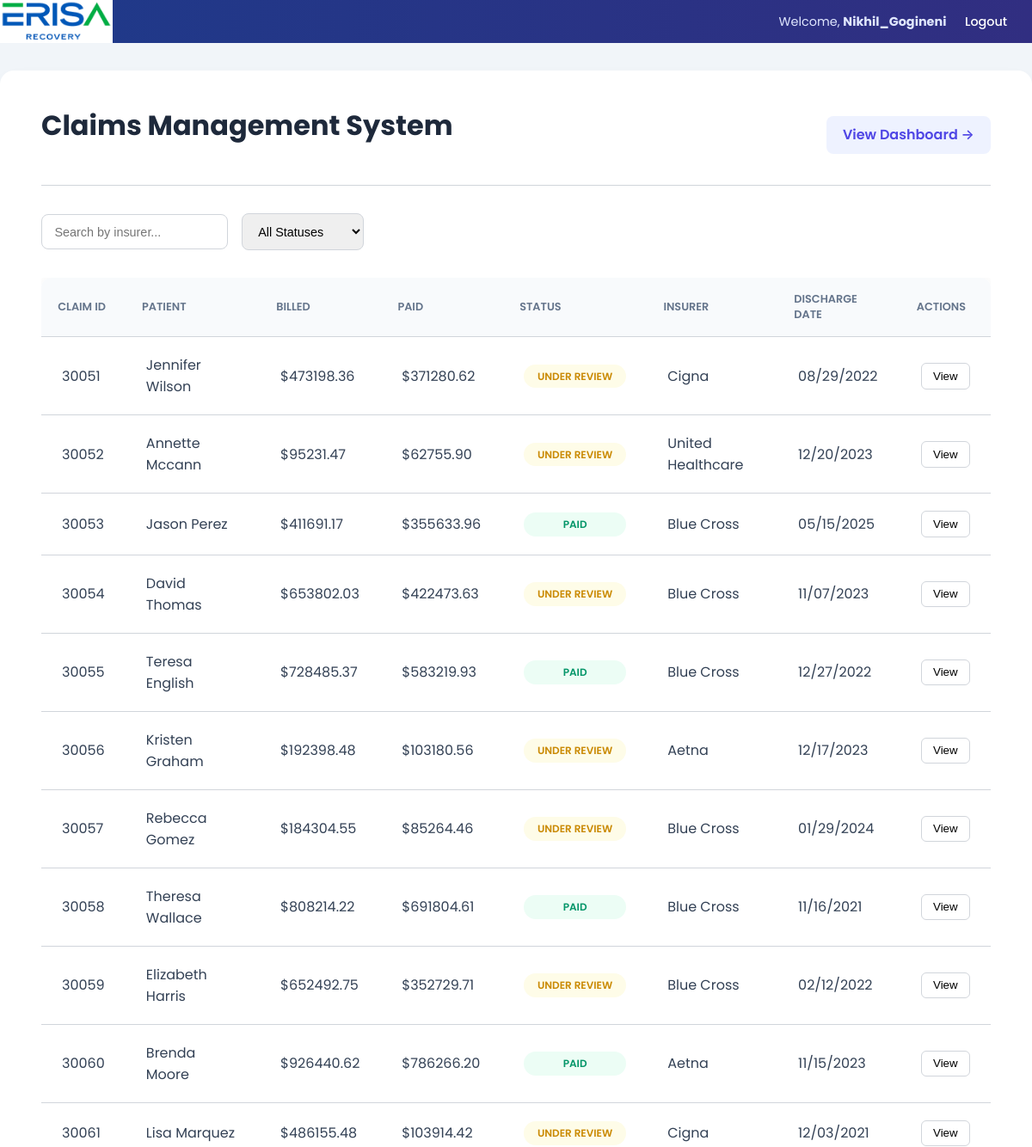
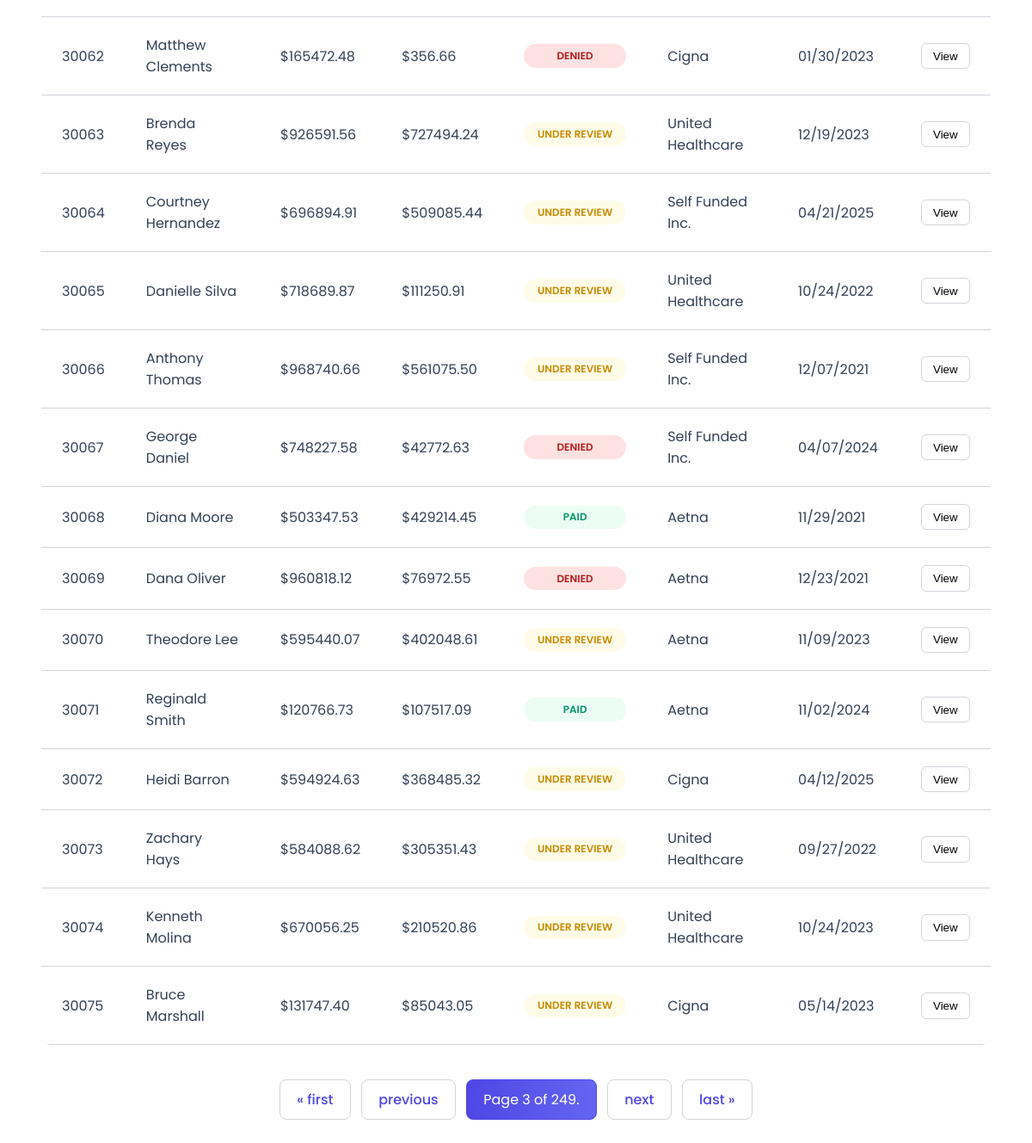
The app's page /?page=3&status=&insurer= (signed in) with its own data (2 pictures, top to bottom).
### claims/models.py (models this page shows, shortened)
class Claim(models.Model):
    patient_name = models.CharField(max_length=255)
    billed_amount = models.DecimalField(max_digits=10, decimal_places=2)
    paid_amount = models.DecimalField(max_digits=10, decimal_places=2)
    status = models.CharField(max_length=50)
    insurer_name = models.CharField(max_length=255)
    discharge_date = models.DateField()
    is_flagged = models.BooleanField(default=False)

### claims/views.py (the view)
# urls.py: path('', views.claim_list_view, name='claim_list'),
@login_required
def claim_list_view(request):
    query_status = request.GET.get('status', '')
    query_insurer = request.GET.get('insurer', '')
    claims_list = Claim.objects.all().order_by('id')
    if query_status:
        claims_list = claims_list.filter(status__iexact=query_status)
    if query_insurer:
        claims_list = claims_list.filter(insurer_name__icontains=query_insurer)
    paginator = Paginator(claims_list, 25)
    page_number = request.GET.get('page')
    claims_page = paginator.get_page(page_number)
    context = {
        'claims_page': claims_page,
        'selected_status': query_status,
        'selected_insurer': query_insurer
    }
    if 'HX-Request' in request.headers:
        return render(request, 'claims/partials/claim_results.html', context)
    context['statuses'] = Claim.objects.values_list('status', flat=True).distinct()
    context['insurers'] = Claim.objects.values_list('insurer_name', flat=True).distinct()
    return render(request, 'claims/claim_list.html', context)

### claims/templates/claims/claim_list.html (shortened to what this page needs)
{% extends 'claims/base.html' %}
{% block content %}
<div class="container">
    <div class="header-nav">
        <h1>Claims Management System</h1>
        <a href="{% url 'dashboard' %}" class="nav-link">View Dashboard &rarr;</a>
    </div>
    <div class="filter-form">
        <input type="text" name="insurer" placeholder="Search by insurer..." value="{{ selected_insurer }}"
               hx-get="{% url 'claim_list' %}"
               hx-trigger="keyup changed delay:500ms"
               hx-target="#results-container"
               hx-swap="innerHTML"
               hx-include="[name='status']">
        <select name="status"
                hx-get="{% url 'claim_list' %}"
                hx-trigger="change"
                hx-target="#results-container"
                hx-swap="innerHTML"
                hx-include="[name='insurer']">
            <option value="">All Statuses</option>
        </select>
    </div>
    <div id="results-container">
        {% include 'claims/partials/claim_results.html' %}
    </div>
</div>
{% endblock %}

### claims/templates/claims/base.html (shortened to what this page needs)
{% load static %}
<!DOCTYPE html>
<html lang="en">
<head>
    <link rel="stylesheet" href="{% static 'css/styles.css' %}">
</head>
<body>
    {% block user_bar %}
    <div class="user-bar">
        <a href="{% url 'claim_list' %}" class="logo-link">
            <img src="{% static 'images/company_logo.png' %}" alt="ERISA Recovery Logo" class="company-logo">
        </a>
        <div class="user-info">
        {% if user.is_authenticated %}
            <span>Welcome, <strong>{{ user.username }}</strong></span>
            <form action="{% url 'logout' %}" method="post" style="display: inline;">
                <button type="submit" class="link-button">Logout</button>
            </form>
        {% else %}
            <a href="{% url 'login' %}">Login</a>
            <a href="{% url 'signup' %}">Sign Up</a>
        {% endif %}
        </div>
    </div>
    {% endblock user_bar %}
    {% block content %}{% endblock %}
</body>
</html>

### claims/templates/claims/partials/claim_results.html (shortened to what this page needs)
<div class="table-container">
    <table class="claims-table" x-data="{ openClaimId: null }">
        <thead>
            <tr>
                <th>Claim ID</th>
                <th>Patient</th>
                <th>Billed</th>
                <th>Paid</th>
                <th>Status</th>
                <th>Insurer</th>
                <th>Discharge Date</th>
                <th>Actions</th>
            </tr>
        </thead>
        <tbody>
            {% for claim in claims_page %}
            <tr class="claim-row">
                <td>{{ claim.id }}</td>
                <td>{{ claim.patient_name }}</td>
                <td>${{ claim.billed_amount }}</td>
                <td>${{ claim.paid_amount }}</td>
                <td>
                    <span class="status status-{{ claim.status|slugify }}">{{ claim.status }}</span>
                </td>
                <td>{{ claim.insurer_name }}</td>
                <td>{{ claim.discharge_date|date:"m/d/Y" }}</td>
                <td>
                    <button
                        hx-get="{% url 'claim_detail' claim.pk %}"
                        hx-target="#details-content-{{ claim.id }}"
                        hx-swap="innerHTML"
                        @click="openClaimId = (openClaimId === {{ claim.id }} ? null : {{ claim.id }})">
                        View
                    </button>
                </td>
            </tr>
            {% empty %}
            <tr>
                <td colspan="8">No claims found.</td>
            </tr>
            {% endfor %}
        </tbody>
    </table>
</div>
<div class="pagination">
    <span class="step-links">
        {% if claims_page.has_previous %}
            <a href="?page=1&status={{ selected_status }}&insurer={{ selected_insurer }}">&laquo; first</a>
            <a href="?page={{ claims_page.previous_page_number }}&status={{ selected_status }}&insurer={{ selected_insurer }}">previous</a>
        {% endif %}
        <span class="current">
            Page {{ claims_page.number }} of {{ claims_page.paginator.num_pages }}.
        </span>
        {% if claims_page.has_next %}
            <a href="?page={{ claims_page.next_page_number }}&status={{ selected_status }}&insurer={{ selected_insurer }}">next</a>
            <a href="?page={{ claims_page.paginator.num_pages }}&status={{ selected_status }}&insurer={{ selected_insurer }}">last &raquo;</a>
        {% endif %}
    </span>
</div>

### static/css/styles.css (style rules this page uses)
:root { --primary-color: #4f46e5; --primary-hover: #4338ca; --secondary-color: #10b981; --border-color: #d1d5db; --background-color: #f1f5f9; --text-color: #334155; --text-muted: #64748b; --header-bg: #ffffff; --danger-color: #ef4444; --status-paid-bg: #ecfdf5; --status-paid-text: #059669; --status-denied-bg: #fee2e2; --status-denied-text: #b91c1c; --status-under-review-bg: #fefce8; --status-under-review-text: #ca8a04; }
body { font-family: 'Poppins', -apple-system, BlinkMacSystemFont, "Segoe UI", Roboto, "Helvetica Neue", Arial, sans-serif; background-color: var(--background-color); color: var(--text-color); margin: 0; }
.user-bar { background: linear-gradient(90deg, #1e3a8a, #312e81); color: #e0e7ff; font-size: 0.9em; display: flex; justify-content: space-between; align-items: center; }
.user-info { display: flex; align-items: center; gap: 1.5em; padding-right: 2em; }
.user-bar a, .link-button { color: #ffffff; font-weight: 500; text-decoration: none; transition: color 0.2s; }
.link-button { background: none; border: none; cursor: pointer; padding: 0; font-size: inherit; font-family: inherit; }
.container { max-width: 1400px; margin: 2em auto; background-color: var(--header-bg); border-radius: 16px; box-shadow: 0 10px 25px -5px rgba(0,0,0,0.07), 0 4px 6px -2px rgba(0,0,0,0.05); padding: 2.5em 3em; }
a { color: var(--primary-color); text-decoration: none; font-weight: 500; }
.header-nav { display: flex; justify-content: space-between; align-items: center; margin-bottom: 2em; padding-bottom: 1.5em; border-bottom: 1px solid var(--border-color); }
h1, h2, h3, h4 { margin-top: 0; color: #1e293b; }
h1 { font-size: 2em; font-weight: 700; }
.nav-link { font-weight: 600; padding: 0.6em 1.2em; border-radius: 8px; transition: background-color 0.2s; background-color: #eef2ff; color: var(--primary-color); }
.filter-form { display: flex; gap: 1em; align-items: center; margin-bottom: 2em; }
.filter-form input, .filter-form select { font-size: 0.9em; padding: 0.8em 1em; border-radius: 8px; border: 1px solid var(--border-color); }
.claims-table { width: 100%; border-collapse: collapse; border-radius: 12px; overflow: hidden; box-shadow: 0 0 15px rgba(0,0,0,0.05); }
.claims-table th, .claims-table td { padding: 1.25em 1.5em; text-align: left; border-bottom: 1px solid var(--border-color); }
.claims-table th { background-color: #f8fafc; font-weight: 600; font-size: 0.8em; text-transform: uppercase; color: var(--text-muted); }
.claims-table button { background-color: #fff; border: 1px solid var(--border-color); padding: 0.5em 1em; border-radius: 6px; cursor: pointer; font-weight: 500; transition: all 0.2s; }
.status { display: inline-block; padding: 0.4em 0.8em; font-size: 0.75em; font-weight: 600; border-radius: 9999px; text-transform: uppercase; min-width: 100px; text-align: center; }
.status-paid { background-color: var(--status-paid-bg); color: var(--status-paid-text); }
.status-denied { background-color: var(--status-denied-bg); color: var(--status-denied-text); }
.status-under-review { background-color: var(--status-under-review-bg); color: var(--status-under-review-text); }
.pagination { margin-top: 2.5em; text-align: center; }
.pagination a, .pagination .current { display: inline-block; padding: 0.6em 1.2em; margin: 0 0.25em; border-radius: 8px; text-decoration: none; color: var(--primary-color); border: 1px solid var(--border-color); transition: all 0.2s; }
.pagination .current { background: linear-gradient(90deg, var(--primary-color), #6366f1); color: white; border-color: var(--primary-color); }
.table-container { width: 100%; overflow-x: auto; }
.company-logo { height: 50px; width: auto; display: block; }

### records on screen
Claim: id "30051", patient_name "Jennifer Wilson", billed_amount "473198.36", paid_amount "371280.62", status "UNDER REVIEW", insurer_name "Cigna", discharge_date "08/29/2022"
Claim: id "30052", patient_name "Annette Mccann", billed_amount "95231.47", paid_amount "62755.90", status "UNDER REVIEW", insurer_name "United Healthcare", discharge_date "12/20/2023"
Claim: id "30053", patient_name "Jason Perez", billed_amount "411691.17", paid_amount "355633.96", status "PAID", insurer_name "Blue Cross", discharge_date "05/15/2025"
Claim: id "30054", patient_name "David Thomas", billed_amount "653802.03", paid_amount "422473.63", status "UNDER REVIEW", insurer_name "Blue Cross", discharge_date "11/07/2023"
Claim: id "30055", patient_name "Teresa English", billed_amount "728485.37", paid_amount "583219.93", status "PAID", insurer_name "Blue Cross", discharge_date "12/27/2022"
Claim: id "30056", patient_name "Kristen Graham", billed_amount "192398.48", paid_amount "103180.56", status "UNDER REVIEW", insurer_name "Aetna", discharge_date "12/17/2023"
Claim: id "30057", patient_name "Rebecca Gomez", billed_amount "184304.55", paid_amount "85264.46", status "UNDER REVIEW", insurer_name "Blue Cross", discharge_date "01/29/2024"
Claim: id "30058", patient_name "Theresa Wallace", billed_amount "808214.22", paid_amount "691804.61", status "PAID", insurer_name "Blue Cross", discharge_date "11/16/2021"
Claim: id "30059", patient_name "Elizabeth Harris", billed_amount "652492.75", paid_amount "352729.71", status "UNDER REVIEW", insurer_name "Blue Cross", discharge_date "02/12/2022"
Claim: id "30060", patient_name "Brenda Moore", billed_amount "926440.62", paid_amount "786266.20", status "PAID", insurer_name "Aetna", discharge_date "11/15/2023"
Claim: id "30061", patient_name "Lisa Marquez", billed_amount "486155.48", paid_amount "103914.42", status "UNDER REVIEW", insurer_name "Cigna", discharge_date "12/03/2021"
Claim: id "30062", patient_name "Matthew Clements", billed_amount "165472.48", paid_amount "356.66", status "DENIED", insurer_name "Cigna", discharge_date "01/30/2023"
Claim: id "30063", patient_name "Brenda Reyes", billed_amount "926591.56", paid_amount "727494.24", status "UNDER REVIEW", insurer_name "United Healthcare", discharge_date "12/19/2023"
Claim: id "30064", patient_name "Courtney Hernandez", billed_amount "696894.91", paid_amount "509085.44", status "UNDER REVIEW", insurer_name "Self Funded Inc.", discharge_date "04/21/2025"
Claim: id "30065", patient_name "Danielle Silva", billed_amount "718689.87", paid_amount "111250.91", status "UNDER REVIEW", insurer_name "United Healthcare", discharge_date "10/24/2022"
Claim: id "30066", patient_name "Anthony Thomas", billed_amount "968740.66", paid_amount "561075.50", status "UNDER REVIEW", insurer_name "Self Funded Inc.", discharge_date "12/07/2021"
Claim: id "30067", patient_name "George Daniel", billed_amount "748227.58", paid_amount "42772.63", status "DENIED", insurer_name "Self Funded Inc.", discharge_date "04/07/2024"
Claim: id "30068", patient_name "Diana Moore", billed_amount "503347.53", paid_amount "429214.45", status "PAID", insurer_name "Aetna", discharge_date "11/29/2021"
Claim: id "30069", patient_name "Dana Oliver", billed_amount "960818.12", paid_amount "76972.55", status "DENIED", insurer_name "Aetna", discharge_date "12/23/2021"
Claim: id "30070", patient_name "Theodore Lee", billed_amount "595440.07", paid_amount "402048.61", status "UNDER REVIEW", insurer_name "Aetna", discharge_date "11/09/2023"
Claim: id "30071", patient_name "Reginald Smith", billed_amount "120766.73", paid_amount "107517.09", status "PAID", insurer_name "Aetna", discharge_date "11/02/2024"
Claim: id "30072", patient_name "Heidi Barron", billed_amount "594924.63", paid_amount "368485.32", status "UNDER REVIEW", insurer_name "Cigna", discharge_date "04/12/2025"
Claim: id "30073", patient_name "Zachary Hays", billed_amount "584088.62", paid_amount "305351.43", status "UNDER REVIEW", insurer_name "United Healthcare", discharge_date "09/27/2022"
Claim: id "30074", patient_name "Kenneth Molina", billed_amount "670056.25", paid_amount "210520.86", status "UNDER REVIEW", insurer_name "United Healthcare", discharge_date "10/24/2023"
Claim: id "30075", patient_name "Bruce Marshall", billed_amount "131747.40", paid_amount "85043.05", status "UNDER REVIEW", insurer_name "Cigna", discharge_date "05/14/2023"

### other values on screen
{{ user.username }} "Nikhil_Gogineni"
{{ claims_page.number }} "3"
{{ claims_page.paginator.num_pages }} "249"
